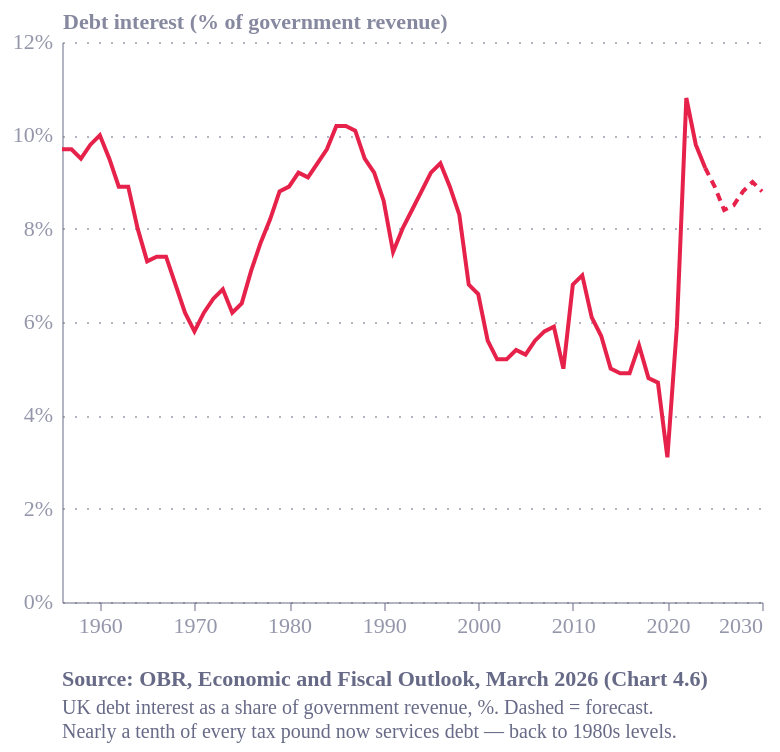

The Vega-Lite source for this figure:
### Vega-Lite specification from a JSON file in a GitHub repository (floating-point values rounded to 4 significant figures)
{"config": {"font": "Circular Std", "text": {"color": "#676A86", "align": "left", "baseline": "middle", "dx": 7, "dy": 0, "fontSize": 11}, "view": {"stroke": "transparent", "continuousWidth": 400, "continuousHeight": 300, "discreteWidth": 400, "discreteHeight": 300, "fill": "transparent"}, "range": {"category": ["#36B7B4", "#E6224B", "#F4C245", "#0063AF", "#00A767", "#179FDB", "#EB5C2E"], "diverging": ["#E6224B", "#E54753", "#C9C9C9", "#179FDB", "#122B39"], "heatmap": ["#C9C9C9", "#179FDB", "#0063AF", "#122B39"], "ordinal": ["#00A767", "#36B7B4", "#179FDB", "#0063AF", "#243B5A"]}, "bar": {"color": "#179fdb"}, "line": {"color": "#e6224b"}, "rule": {"color": "#676A86"}, "area": {"opacity": 0.3}, "point": {"filled": true, "size": 80, "color": "#e6224b", "opacity": 0.95}, "geoshape": {"stroke": "white", "strokeWidth": 0.3}, "rect": {"fill": "#d6d4d4", "opacity": 0.3}, "axis": {"labelColor": "#676A86", "labelFontSize": 11, "labelFont": "Circular Std", "labelOpacity": 0.7, "tickColor": "#676A86", "tickOpacity": 0.5, "domainColor": "#676A86", "domainOpacity": 0.5, "gridColor": "#676A86", "gridDash": [2, 2], "gridOpacity": 0.5, "title": null, "titleColor": "#676A86", "titleOpacity": 0.8, "tickSize": 4}, "axisXDiscrete": {"grid": false, "labelAngle": 0, "tickCount": 10, "tickOpacity": 0.5, "title": null}, "axisYDiscrete": {"ticks": false, "labelPadding": 5}, "axisXTemporal": {"grid": false, "ticks": true}, "axisXQuantitative": {"grid": true}, "axisYQuantitative": {"gridColor": "#676A86", "gridDash": [1, 5], "gridOpacity": 0.5, "ticks": false, "labelPadding": 5, "tickCount": 8, "titleAngle": 0, "titleAlign": "left", "titleBaseline": "bottom", "titleX": 0, "titleY": -5}, "title": {"color": "#676A86E6", "subtitleColor": "#676A86", "font": "Circular Std", "subtitleFont": "Circular Std", "anchor": "start", "fontSize": 14, "subtitleFontSize": 12, "subtitlePadding": 4, "offset": 0, "frame": "group"}, "legend": {"titleColor": "#122b39", "title": null, "labelColor": "#122b39", "labelFontSize": 11}, "background": "white"}, "layer": [{"mark": {"type": "line", "color": "#E6224B", "strokeWidth": 2}, "encoding": {"x": {"axis": {"format": "%Y", "tickCount": 8}, "field": "date", "title": null, "type": "temporal"}, "y": {"axis": {"labelExpr": "datum.label + '%'"}, "field": "pct", "scale": {"domain": [0, 12]}, "title": "Debt interest (% of government revenue)", "type": "quantitative"}}, "transform": [{"filter": "datum.seg=='actual'"}]}, {"mark": {"type": "line", "color": "#E6224B", "strokeDash": [4, 3], "strokeWidth": 2}, "encoding": {"x": {"axis": {"format": "%Y", "tickCount": 8}, "field": "date", "title": null, "type": "temporal"}, "y": {"axis": {"labelExpr": "datum.label + '%'"}, "field": "pct", "scale": {"domain": [0, 12]}, "title": "Debt interest (% of government revenue)", "type": "quantitative"}}, "transform": [{"filter": "datum.fy_start>=2024"}]}], "data": {"name": "data-b9c92704e06d6090f00052f3fa27b0d2"}, "height": 280, "title": {"text": "Source: OBR, Economic and Fiscal Outlook, March 2026 (Chart 4.6)", "anchor": "start", "color": "#676A86", "dy": 12, "fontSize": 11, "orient": "bottom", "subtitle": ["UK debt interest as a share of government revenue, %. Dashed = forecast.", "Nearly a tenth of every tax pound now services debt — back to 1980s levels."], "subtitleColor": "#676A86", "subtitleFontSize": 10}, "width": 350, "$schema": "https://vega.github.io/schema/vega-lite/v6.4.1.json", "datasets": {"data-b9c92704e06d6090f00052f3fa27b0d2": [{"fy_start": 1956, "pct": 9.7, "date": "1956-01-01T00:00:00", "seg": "actual"}, {"fy_start": 1957, "pct": 9.7, "date": "1957-01-01T00:00:00", "seg": "actual"}, {"fy_start": 1958, "pct": 9.5, "date": "1958-01-01T00:00:00", "seg": "actual"}, {"fy_start": 1959, "pct": 9.8, "date": "1959-01-01T00:00:00", "seg": "actual"}, {"fy_start": 1960, "pct": 10.0, "date": "1960-01-01T00:00:00", "seg": "actual"}, {"fy_start": 1961, "pct": 9.5, "date": "1961-01-01T00:00:00", "seg": "actual"}, {"fy_start": 1962, "pct": 8.9, "date": "1962-01-01T00:00:00", "seg": "actual"}, {"fy_start": 1963, "pct": 8.9, "date": "1963-01-01T00:00:00", "seg": "actual"}, {"fy_start": 1964, "pct": 8.0, "date": "1964-01-01T00:00:00", "seg": "actual"}, {"fy_start": 1965, "pct": 7.3, "date": "1965-01-01T00:00:00", "seg": "actual"}, {"fy_start": 1966, "pct": 7.4, "date": "1966-01-01T00:00:00", "seg": "actual"}, {"fy_start": 1967, "pct": 7.4, "date": "1967-01-01T00:00:00", "seg": "actual"}, {"fy_start": 1968, "pct": 6.8, "date": "1968-01-01T00:00:00", "seg": "actual"}, {"fy_start": 1969, "pct": 6.2, "date": "1969-01-01T00:00:00", "seg": "actual"}, {"fy_start": 1970, "pct": 5.8, "date": "1970-01-01T00:00:00", "seg": "actual"}, {"fy_start": 1971, "pct": 6.2, "date": "1971-01-01T00:00:00", "seg": "actual"}, {"fy_start": 1972, "pct": 6.5, "date": "1972-01-01T00:00:00", "seg": "actual"}, {"fy_start": 1973, "pct": 6.7, "date": "1973-01-01T00:00:00", "seg": "actual"}, {"fy_start": 1974, "pct": 6.2, "date": "1974-01-01T00:00:00", "seg": "actual"}, {"fy_start": 1975, "pct": 6.4, "date": "1975-01-01T00:00:00", "seg": "actual"}, {"fy_start": 1976, "pct": 7.1, "date": "1976-01-01T00:00:00", "seg": "actual"}, {"fy_start": 1977, "pct": 7.7, "date": "1977-01-01T00:00:00", "seg": "actual"}, {"fy_start": 1978, "pct": 8.2, "date": "1978-01-01T00:00:00", "seg": "actual"}, {"fy_start": 1979, "pct": 8.8, "date": "1979-01-01T00:00:00", "seg": "actual"}, {"fy_start": 1980, "pct": 8.9, "date": "1980-01-01T00:00:00", "seg": "actual"}, {"fy_start": 1981, "pct": 9.2, "date": "1981-01-01T00:00:00", "seg": "actual"}, {"fy_start": 1982, "pct": 9.1, "date": "1982-01-01T00:00:00", "seg": "actual"}, {"fy_start": 1983, "pct": 9.4, "date": "1983-01-01T00:00:00", "seg": "actual"}, {"fy_start": 1984, "pct": 9.7, "date": "1984-01-01T00:00:00", "seg": "actual"}, {"fy_start": 1985, "pct": 10.2, "date": "1985-01-01T00:00:00", "seg": "actual"}, {"fy_start": 1986, "pct": 10.2, "date": "1986-01-01T00:00:00", "seg": "actual"}, {"fy_start": 1987, "pct": 10.1, "date": "1987-01-01T00:00:00", "seg": "actual"}, {"fy_start": 1988, "pct": 9.5, "date": "1988-01-01T00:00:00", "seg": "actual"}, {"fy_start": 1989, "pct": 9.2, "date": "1989-01-01T00:00:00", "seg": "actual"}, {"fy_start": 1990, "pct": 8.6, "date": "1990-01-01T00:00:00", "seg": "actual"}, {"fy_start": 1991, "pct": 7.5, "date": "1991-01-01T00:00:00", "seg": "actual"}, {"fy_start": 1992, "pct": 8.0, "date": "1992-01-01T00:00:00", "seg": "actual"}, {"fy_start": 1993, "pct": 8.4, "date": "1993-01-01T00:00:00", "seg": "actual"}, {"fy_start": 1994, "pct": 8.8, "date": "1994-01-01T00:00:00", "seg": "actual"}, {"fy_start": 1995, "pct": 9.2, "date": "1995-01-01T00:00:00", "seg": "actual"}, {"fy_start": 1996, "pct": 9.4, "date": "1996-01-01T00:00:00", "seg": "actual"}, {"fy_start": 1997, "pct": 8.9, "date": "1997-01-01T00:00:00", "seg": "actual"}, {"fy_start": 1998, "pct": 8.3, "date": "1998-01-01T00:00:00", "seg": "actual"}, {"fy_start": 1999, "pct": 6.8, "date": "1999-01-01T00:00:00", "seg": "actual"}, {"fy_start": 2000, "pct": 6.6, "date": "2000-01-01T00:00:00", "seg": "actual"}, {"fy_start": 2001, "pct": 5.6, "date": "2001-01-01T00:00:00", "seg": "actual"}, {"fy_start": 2002, "pct": 5.2, "date": "2002-01-01T00:00:00", "seg": "actual"}, {"fy_start": 2003, "pct": 5.2, "date": "2003-01-01T00:00:00", "seg": "actual"}, {"fy_start": 2004, "pct": 5.4, "date": "2004-01-01T00:00:00", "seg": "actual"}, {"fy_start": 2005, "pct": 5.3, "date": "2005-01-01T00:00:00", "seg": "actual"}, {"fy_start": 2006, "pct": 5.6, "date": "2006-01-01T00:00:00", "seg": "actual"}, {"fy_start": 2007, "pct": 5.8, "date": "2007-01-01T00:00:00", "seg": "actual"}, {"fy_start": 2008, "pct": 5.9, "date": "2008-01-01T00:00:00", "seg": "actual"}, {"fy_start": 2009, "pct": 5.0, "date": "2009-01-01T00:00:00", "seg": "actual"}, {"fy_start": 2010, "pct": 6.8, "date": "2010-01-01T00:00:00", "seg": "actual"}, {"fy_start": 2011, "pct": 7.0, "date": "2011-01-01T00:00:00", "seg": "actual"}, {"fy_start": 2012, "pct": 6.1, "date": "2012-01-01T00:00:00", "seg": "actual"}, {"fy_start": 2013, "pct": 5.7, "date": "2013-01-01T00:00:00", "seg": "actual"}, {"fy_start": 2014, "pct": 5.0, "date": "2014-01-01T00:00:00", "seg": "actual"}, {"fy_start": 2015, "pct": 4.9, "date": "2015-01-01T00:00:00", "seg": "actual"}, {"fy_start": 2016, "pct": 4.9, "date": "2016-01-01T00:00:00", "seg": "actual"}, {"fy_start": 2017, "pct": 5.5, "date": "2017-01-01T00:00:00", "seg": "actual"}, {"fy_start": 2018, "pct": 4.8, "date": "2018-01-01T00:00:00", "seg": "actual"}, {"fy_start": 2019, "pct": 4.7, "date": "2019-01-01T00:00:00", "seg": "actual"}, {"fy_start": 2020, "pct": 3.1, "date": "2020-01-01T00:00:00", "seg": "actual"}, {"fy_start": 2021, "pct": 5.9, "date": "2021-01-01T00:00:00", "seg": "actual"}, {"fy_start": 2022, "pct": 10.8, "date": "2022-01-01T00:00:00", "seg": "actual"}, {"fy_start": 2023, "pct": 9.8, "date": "2023-01-01T00:00:00", "seg": "actual"}, {"fy_start": 2024, "pct": 9.3, "date": "2024-01-01T00:00:00", "seg": "actual"}, {"fy_start": 2025, "pct": 8.9, "date": "2025-01-01T00:00:00", "seg": "forecast"}, {"fy_start": 2026, "pct": 8.4, "date": "2026-01-01T00:00:00", "seg": "forecast"}, {"fy_start": 2027, "pct": 8.5, "date": "2027-01-01T00:00:00", "seg": "forecast"}, {"fy_start": 2028, "pct": 8.8, "date": "2028-01-01T00:00:00", "seg": "forecast"}, {"fy_start": 2029, "pct": 9.0, "date": "2029-01-01T00:00:00", "seg": "forecast"}, {"fy_start": 2030, "pct": 8.8, "date": "2030-01-01T00:00:00", "seg": "forecast"}]}}
